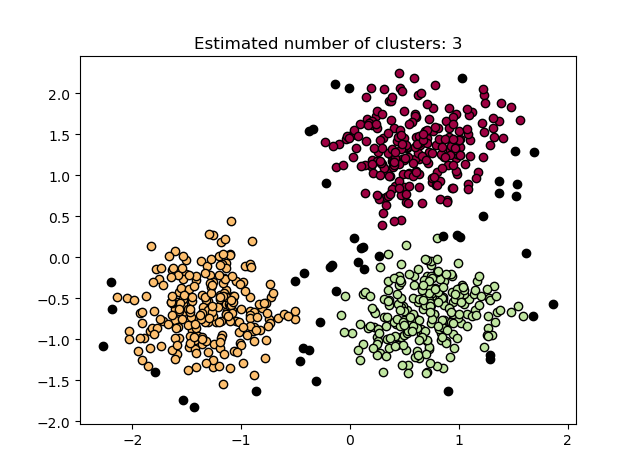

Here is the Python script that generated this plot:
# -*- coding: utf-8 -*-
"""
Created on Mon Jun 22 16:31:18 2020

@author: eee
"""

import numpy as np
import copy

class MyDBSCAN():
    def __init__(self, eps, minpts):
        super(MyDBSCAN, self).__init__
        self.eps=eps
        self.minpts=minpts
    
    def fit(self, input_data):
        self.counter=0
        self.data_len=len(input_data)
        self.data=[{'val':val, 'label':0} for val in copy.deepcopy(list(input_data))]
        self.data_matrix=copy.deepcopy(input_data)
        current_label=1
        for idx, pt in enumerate(self.data):
            print('processing: '+str(idx)+' '+str(pt))
            if pt['label']!=0:
                continue
            neighbor_loc=self.regionQuery(pt, current_label)

            if len(neighbor_loc)>=self.minpts:
                print('Assign label '+str(current_label)+' to '+str(pt)+\
                      ' with '+str(len(neighbor_loc))+' neighbors')
                self.data[idx]['label']=current_label
                self.counter+=1
                print('label '+str(current_label)+': '+str(self.counter)+' points')
                self.growCluster(neighbor_loc, current_label)
            else:
                print(str(pt)+' is noise')
                self.data[idx]['label']=-1
            self.counter=0
            current_label+=1
    
    def regionQuery(self, chosen_pt, current_label):
        distance=np.sum(np.sqrt((chosen_pt['val']-self.data_matrix)**2), axis=1)
        neighbor_loc=list(np.where(distance<=self.eps)[0])
        return neighbor_loc
    
    def growCluster(self, neighbor_locs, current_label):
        i = 0
        while (i<len(neighbor_locs)):
            idx=neighbor_locs[i]
            if self.data[idx]['label']==-1:
                print('Assign label '+str(current_label)+' to '+str(self.data[idx]))
                self.data[idx]['label']=current_label
                self.counter+=1
                print('label '+str(current_label)+': '+str(self.counter)+' points')
            elif self.data[idx]['label']==0:
                print('Assign label '+str(current_label)+' to '+str(self.data[idx]))
                self.data[idx]['label']=current_label
                self.counter+=1
                print('label '+str(current_label)+': '+str(self.counter)+' points')
                temp_neighbor_locs=self.regionQuery(self.data[idx], current_label)
                if len(temp_neighbor_locs)>=self.minpts:
                    neighbor_locs=neighbor_locs+temp_neighbor_locs
            i+=1

if __name__=="__main__":
    from sklearn.datasets import make_blobs
    from sklearn.preprocessing import StandardScaler
    from sklearn.cluster import DBSCAN
    
    # data load
    centers = [[1, 1], [-1, -1], [1, -1]]
    X, labels_true = make_blobs(n_samples=750, centers=centers, cluster_std=0.4,
                                random_state=0)
    X = StandardScaler().fit_transform(X)
    ##########
    
    # mine
    cluster=MyDBSCAN(eps=0.3, minpts=10)
    cluster.fit(X)
    results=cluster.data
    labels=np.array([results[i]['label'] for i in range(len(results))])
    ##########
    
    # Number of clusters in labels, ignoring noise if present.
    n_clusters_ = len(set(labels)) - (1 if -1 in labels else 0)
    n_noise_ = list(labels).count(-1)
    ##########
    
    # Plot result
    import matplotlib.pyplot as plt
    
    plt.figure()
    # Black removed and is used for noise instead.
    unique_labels = set(labels)
    colors = [plt.cm.Spectral(each)
              for each in np.linspace(0, 1, len(unique_labels))]
    for k, col in zip(unique_labels, colors):
        if k == -1:
            # Black used for noise.
            col = [0, 0, 0, 1]
    
        class_member_mask = (labels == k)
    
        xy = X[class_member_mask]
        plt.plot(xy[:, 0], xy[:, 1], 'o', markerfacecolor=tuple(col),
                 markeredgecolor='k', markersize=6)
    
    plt.title('Estimated number of clusters: %d' % n_clusters_)
    plt.show()
